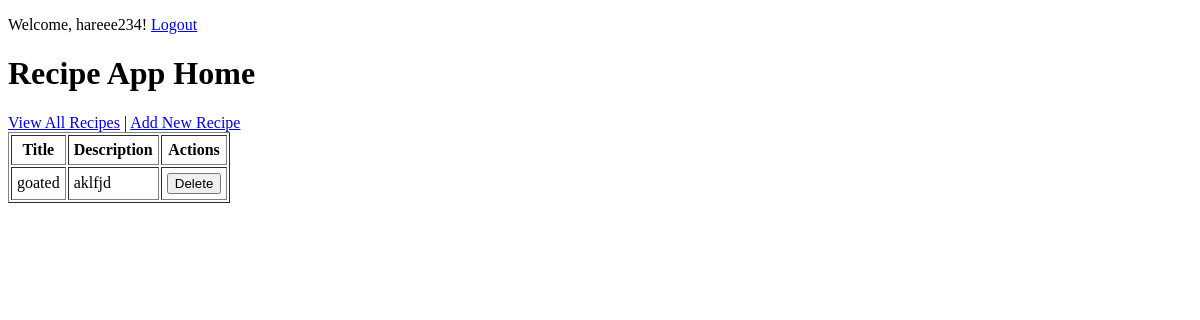
Page / (signed in) on the earlier database version.
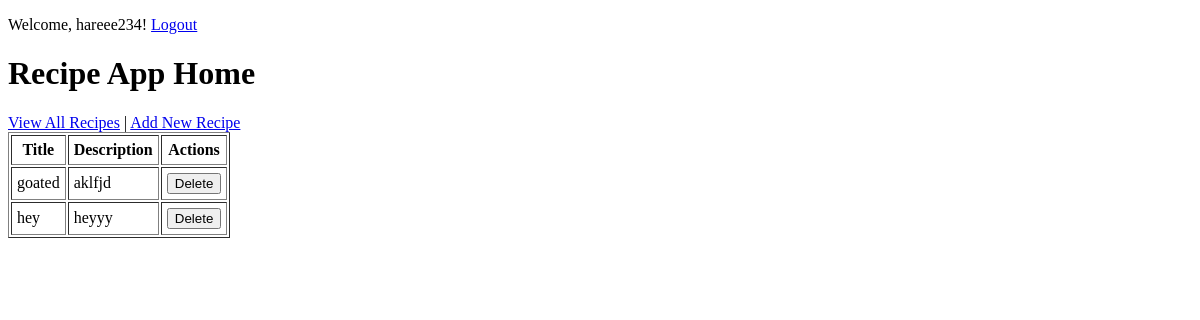
Same page on the later database version.
### app/models.py (models this page shows)
class Recipe(db.Model):
    id = db.Column(db.Integer, primary_key=True)
    title = db.Column(db.String(200), nullable=False)
    description = db.Column(db.Text, nullable=False)
    ingredients = db.Column(db.Text, nullable=False)
    instructions = db.Column(db.Text, nullable=False)
    created_at = db.Column(db.DateTime(timezone=True), server_default=func.now())
    user_id = db.Column(db.Integer, db.ForeignKey('user.id'), nullable=False)

### app/routes.py (the view)
@app.route("/")
def home():
    user_id = session.get('user_id')
    user = User.query.get(user_id) if user_id else None
    recipes = Recipe.query.all() if user else []
    return render_template("base.html", user=user, recipes=recipes)

### app/templates/base.html (shortened to what this page needs)
<!DOCTYPE html>
<html lang="en">
<head>
</head>
<body>
    {% if user %}
        <p>Welcome, {{ user.username }}! <a href="{{ url_for('logout') }}">Logout</a></p>
    {% else %}
        <p>
            <a href="{{ url_for('login') }}">Login</a> |
            <a href="{{ url_for('register') }}">Register</a>
        </p>
    {% endif %}
    <h1>Recipe App Home</h1>
    {% block content %}
    {% if user %}
      <nav>
        <a href="{{ url_for('recipes') }}">View All Recipes</a> |
        <a href="{{ url_for('add_recipe') }}">Add New Recipe</a>
      </nav>
      {% if recipes %}
      <table border="1" cellpadding="5">
        <thead>
          <tr>
            <th>Title</th>
            <th>Description</th>
            <th>Actions</th>
          </tr>
        </thead>
        <tbody>
        {% for recipe in recipes %}
          <tr>
            <td>{{ recipe.title }}</td>
            <td>{{ recipe.description }}</td>
            <td>
              <form action="{{ url_for('delete_recipe', recipe_id=recipe.id) }}" method="post" style="display:inline;">
<button
  type="submit"
  onclick="return confirm('Delete \"{{ recipe.title }}\"?');"
>
  Delete
</button>
              </form>
            </td>
          </tr>
        {% endfor %}
        </tbody>
      </table>
      {% else %}
        <p>No recipes yet. <a href="{{ url_for('add_recipe') }}">Add one now.</a></p>
      {% endif %}
    {% endif %}
    {% endblock %}
</body>
</html>

Differences in the rows shown:
added Recipe: title "hey", description "heyyy"
